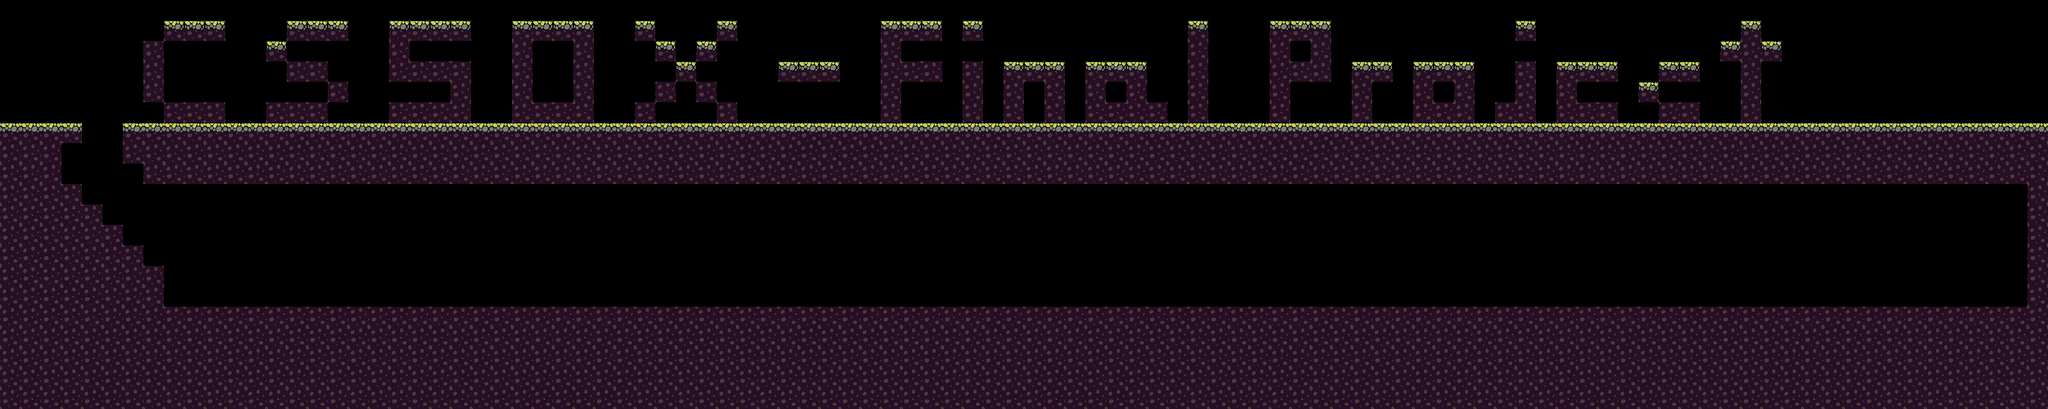

The image is a tile-based game level rendered from a .tmx file. Its description and source (layers, tilesets, objects; grid data summarised) follow:
An orthogonal 100x20 tile map with 32x32 px tiles, 2 tile layers (ground, grass) and 77 objects.

<map version="1.10" tiledversion="1.10.1" orientation="orthogonal" renderorder="right-down" width="100" height="20" tilewidth="32" tileheight="32" infinite="0" nextlayerid="5" nextobjectid="97">
 <editorsettings>
  <export target="../2.lua" format="lua" />
 </editorsettings>
 <tileset firstgid="1" name="tileset" tilewidth="32" tileheight="32" tilecount="60" columns="10">
  <image source="../../assets/images/Tileset1.png" width="320" height="192" />
 </tileset>
 <layer id="1" name="ground" width="100" height="20">
  <data>[2000 cells, 974 non-empty, 2 distinct tile ids]</data>
 </layer>
 <layer id="3" name="grass" width="100" height="20">
  <data>[2000 cells, 52 non-empty, 1 distinct tile ids]</data>
 </layer>
 <objectgroup id="2" name="solid">
  <object id="1" x="0" y="480" width="3200" height="160">
   <properties>
    <property name="collidable" type="bool" value="true" />
   </properties>
  </object>
  <object id="3" x="-32" y="-512" width="32" height="960">
   <properties>
    <property name="collidable" type="bool" value="true" />
   </properties>
  </object>
  <object id="5" x="224" y="192" width="2976" height="96">
   <properties>
    <property name="collidable" type="bool" value="true" />
   </properties>
  </object>
  <object id="6" x="3168" y="288" width="32" height="192">
   <properties>
    <property name="collidable" type="bool" value="true" />
   </properties>
  </object>
  <object id="7" x="0" y="192" width="96" height="288">
   <properties>
    <property name="collidable" type="bool" value="true" />
   </properties>
  </object>
  <object id="8" x="96" y="416" width="160" height="64">
   <properties>
    <property name="collidable" type="bool" value="true" />
   </properties>
  </object>
  <object id="9" x="96" y="384" width="128" height="32">
   <properties>
    <property name="collidable" type="bool" value="true" />
   </properties>
  </object>
  <object id="11" x="96" y="352" width="96" height="32">
   <properties>
    <property name="collidable" type="bool" value="true" />
   </properties>
  </object>
  <object id="12" x="96" y="320" width="64" height="32">
   <properties>
    <property name="collidable" type="bool" value="true" />
   </properties>
  </object>
  <object id="13" x="192" y="192" width="32" height="64">
   <properties>
    <property name="collidable" type="bool" value="true" />
   </properties>
  </object>
  <object id="15" x="96" y="192" width="32" height="32">
   <properties>
    <property name="collidable" type="bool" value="true" />
   </properties>
  </object>
  <object id="16" x="96" y="288" width="32" height="32">
   <properties>
    <property name="collidable" type="bool" value="true" />
   </properties>
  </object>
  <object id="17" x="3200" y="-512" width="32" height="960">
   <properties>
    <property name="collidable" type="bool" value="true" />
   </properties>
  </object>
  <object id="18" x="416" y="64" width="32" height="32">
   <properties>
    <property name="collidable" type="bool" value="true" />
   </properties>
  </object>
  <object id="19" x="512" y="128" width="32" height="32">
   <properties>
    <property name="collidable" type="bool" value="true" />
   </properties>
  </object>
  <object id="20" x="992" y="32" width="32" height="32">
   <properties>
    <property name="collidable" type="bool" value="true" />
   </properties>
  </object>
  <object id="21" x="1024" y="64" width="32" height="32">
   <properties>
    <property name="collidable" type="bool" value="true" />
   </properties>
  </object>
  <object id="22" x="1056" y="96" width="32" height="32">
   <properties>
    <property name="collidable" type="bool" value="true" />
   </properties>
  </object>
  <object id="23" x="1088" y="64" width="32" height="32">
   <properties>
    <property name="collidable" type="bool" value="true" />
   </properties>
  </object>
  <object id="24" x="1120" y="32" width="32" height="32">
   <properties>
    <property name="collidable" type="bool" value="true" />
   </properties>
  </object>
  <object id="25" x="1088" y="128" width="32" height="32">
   <properties>
    <property name="collidable" type="bool" value="true" />
   </properties>
  </object>
  <object id="26" x="1120" y="160" width="32" height="32">
   <properties>
    <property name="collidable" type="bool" value="true" />
   </properties>
  </object>
  <object id="27" x="1024" y="128" width="32" height="32">
   <properties>
    <property name="collidable" type="bool" value="true" />
   </properties>
  </object>
  <object id="28" x="992" y="160" width="32" height="32">
   <properties>
    <property name="collidable" type="bool" value="true" />
   </properties>
  </object>
  <object id="29" x="2560" y="128" width="32" height="32">
   <properties>
    <property name="collidable" type="bool" value="true" />
   </properties>
  </object>
  <object id="30" x="2368" y="32" width="32" height="32">
   <properties>
    <property name="collidable" type="bool" value="true" />
   </properties>
  </object>
  <object id="31" x="1504" y="32" width="32" height="32">
   <properties>
    <property name="collidable" type="bool" value="true" />
   </properties>
  </object>
  <object id="32" x="256" y="32" width="96" height="32">
   <properties>
    <property name="collidable" type="bool" value="true" />
   </properties>
  </object>
  <object id="33" x="224" y="64" width="32" height="96">
   <properties>
    <property name="collidable" type="bool" value="true" />
   </properties>
  </object>
  <object id="34" x="256" y="160" width="96" height="32">
   <properties>
    <property name="collidable" type="bool" value="true" />
   </properties>
  </object>
  <object id="35" x="416" y="160" width="96" height="32">
   <properties>
    <property name="collidable" type="bool" value="true" />
   </properties>
  </object>
  <object id="36" x="448" y="96" width="64" height="32">
   <properties>
    <property name="collidable" type="bool" value="true" />
   </properties>
  </object>
  <object id="37" x="448" y="32" width="96" height="32">
   <properties>
    <property name="collidable" type="bool" value="true" />
   </properties>
  </object>
  <object id="38" x="608" y="32" width="128" height="32">
   <properties>
    <property name="collidable" type="bool" value="true" />
   </properties>
  </object>
  <object id="39" x="608" y="64" width="32" height="32">
   <properties>
    <property name="collidable" type="bool" value="true" />
   </properties>
  </object>
  <object id="40" x="608" y="96" width="128" height="32">
   <properties>
    <property name="collidable" type="bool" value="true" />
   </properties>
  </object>
  <object id="41" x="704" y="128" width="32" height="32">
   <properties>
    <property name="collidable" type="bool" value="true" />
   </properties>
  </object>
  <object id="42" x="608" y="160" width="128" height="32">
   <properties>
    <property name="collidable" type="bool" value="true" />
   </properties>
  </object>
  <object id="43" x="800" y="32" width="128" height="32">
   <properties>
    <property name="collidable" type="bool" value="true" />
   </properties>
  </object>
  <object id="44" x="800" y="64" width="32" height="96">
   <properties>
    <property name="collidable" type="bool" value="true" />
   </properties>
  </object>
  <object id="45" x="896" y="64" width="32" height="96">
   <properties>
    <property name="collidable" type="bool" value="true" />
   </properties>
  </object>
  <object id="46" x="800" y="160" width="128" height="32">
   <properties>
    <property name="collidable" type="bool" value="true" />
   </properties>
  </object>
  <object id="47" x="1216" y="96" width="96" height="32">
   <properties>
    <property name="collidable" type="bool" value="true" />
   </properties>
  </object>
  </objectgroup>
 <objectgroup id="4" name="entity" />
</map>
<!-- 34 of 77 objects omitted -->